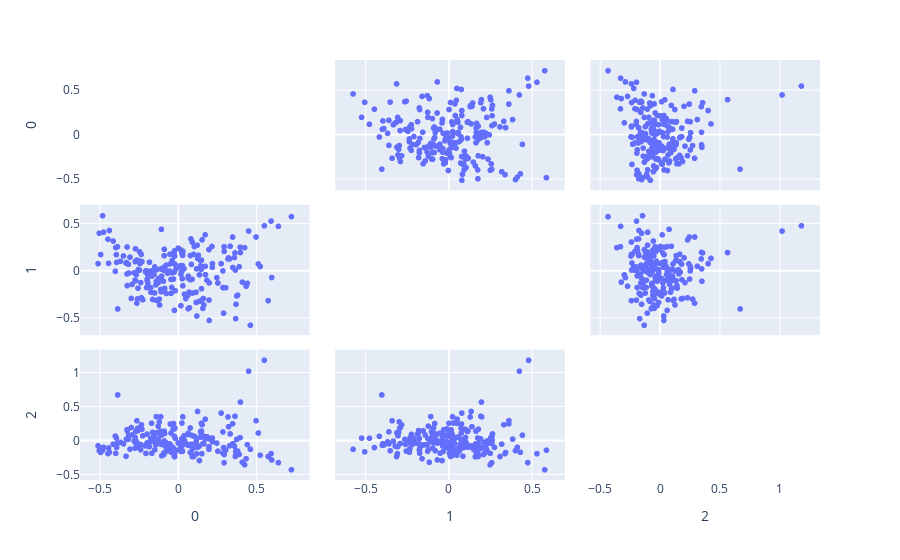

The code cell stored with this chart in its notebook:
### Code cell
import plotly.express as px

components = X_pca[:, :3]
labels = {
    str(i): f"PC {i+1} ({var:.1f}%)"
    for i, var in enumerate(pca.explained_variance_ratio_ * 100)
}

fig = px.scatter_matrix(
    components
)
fig.update_traces(diagonal_visible=False)
fig.show()

### Figure 1 — Plotly figure (JSON) as saved in the notebook; plotly's stock layout.template omitted (floating-point values rounded to 4 significant figures; data arrays with more than 128 entries replaced by an {"elided": "..."} marker saying what was removed)
{"data": [{"diagonal": {"visible": false}, "dimensions": [{"axis": {"matches": true}, "label": "0", "values": {"elided": "215 float values"}}, {"axis": {"matches": true}, "label": "1", "values": {"elided": "215 float values"}}, {"axis": {"matches": true}, "label": "2", "values": {"elided": "215 float values"}}], "hovertemplate": "%{xaxis.title.text}=%{x}<br>%{yaxis.title.text}=%{y}<extra></extra>", "legendgroup": "", "marker": {"color": "#636efa", "symbol": "circle"}, "name": "", "showlegend": false, "type": "splom"}], "layout": {"dragmode": "select", "legend": {"tracegroupgap": 0}, "margin": {"t": 60}}}
